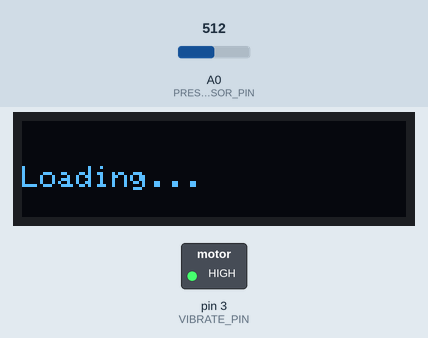
This sketch was run on a simulated Arduino Uno, built with avr-gcc and run on an emulated ATmega328P. On the bench: 128×32 one-colour display, switched loads named in the sketch (green lamp = pin HIGH). The inputs (shaded band) are chosen by the test bench; at power-on: A0 (PRESSURE_SENSOR_PIN) = 512. What the sketch prints to the serial monitor is not drawn.

Above: at 0.1 s.
At 2.3 s:
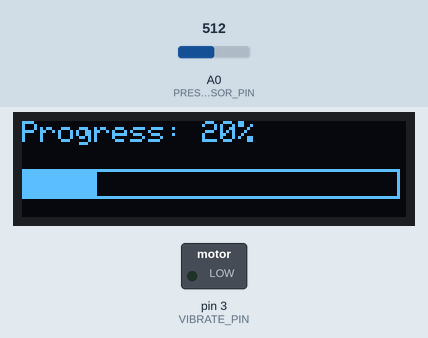
At 7.3 s:
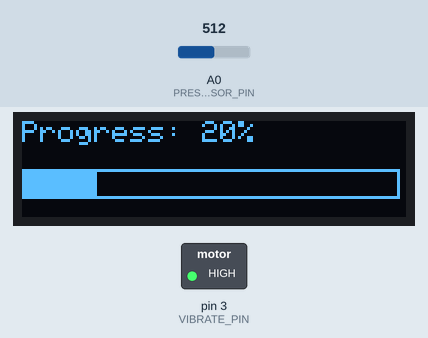
Timing chart, 0 to 8.8 s (numbered marks = the images above):
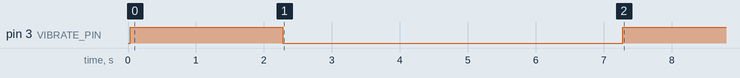

Measured:
- by itself, pin 3 (VIBRATE_PIN): HIGH → LOW at 2.3 s, → HIGH 5.0 s later

The sketch:

screen-vibrate.ino
```cpp
#include <Wire.h>
#include <Adafruit_GFX.h>
#include <Adafruit_SSD1306.h>

// 定义OLED屏幕尺寸
#define SCREEN_WIDTH 128
#define SCREEN_HEIGHT 32
// 创建OLED对象，使用I2C接口，复位引脚设为-1（无复位引脚）
Adafruit_SSD1306 display(SCREEN_WIDTH, SCREEN_HEIGHT, &Wire, -1);

// 定义引脚
#define PRESSURE_SENSOR_PIN A0    // 压力传感器连接到模拟引脚A0
#define VIBRATE_PIN 3   // 震动模块连接到数字引脚3

// 全局变量
int progress = 0; // 进度值，范围0-100
bool pressureDetected = false; // 压力检测标志
bool lastPressureState = false; // 上一次压力状态
unsigned long lastDebounceTime = 0; // 去抖动时间戳
const unsigned long DEBOUNCE_DELAY = 200; // 去抖动延时时间（毫秒），压力传感器响应较慢，延时可适当增加
bool vibrationActive = true; // 震动是否激活
unsigned long vibrationStopTime = 0; // 震动停止后开始计时的时间戳
const unsigned long VIBRATION_PAUSE_DURATION = 5000; // 震动暂停持续时间（5秒）
const int PRESSURE_THRESHOLD = 300; // 压力传感器阈值，可根据实际情况调整

void setup() {
  // 初始化串口通信，用于调试
  Serial.begin(9600);

  // 初始化OLED屏幕
  if (!display.begin(SSD1306_SWITCHCAPVCC, 0x3C)) { // 0x3C是常见的I2C地址
    Serial.println(F("SSD1306 allocation failed"));
    for (;;); // 如果初始化失败，停止程序
  }

  // 清空屏幕
  display.clearDisplay();
  display.setTextSize(1);
  display.setTextColor(SSD1306_WHITE);

  // 设置压力传感器引脚为输入
  pinMode(PRESSURE_SENSOR_PIN, INPUT);
  // 设置震动模块引脚为输出
  pinMode(VIBRATE_PIN, OUTPUT);

  // 初始状态：震动开启
  digitalWrite(VIBRATE_PIN, HIGH);

  // 显示初始加载画面
  showLoadingScreen();
  updateDisplay();
}

void loop() {
  // 读取压力传感器当前值
  int sensorValue = analogRead(PRESSURE_SENSOR_PIN);
  bool currentPressureState = (sensorValue > PRESSURE_THRESHOLD);

  // --- 压力传感器去抖动逻辑 ---
  if (currentPressureState != lastPressureState) {
    lastDebounceTime = millis();
  }

  if ((millis() - lastDebounceTime) > DEBOUNCE_DELAY) {
    if (currentPressureState != pressureDetected) {
      pressureDetected = currentPressureState;
      if (pressureDetected) { // 检测到压力（模拟按钮被按下）
        handlePressureDetected();
      }
    }
  }
  lastPressureState = currentPressureState;
  // --- 压力传感器去抖动逻辑结束 ---

  // --- 震动模块控制逻辑 ---
  // 检查是否处于暂停震动的状态
  if (!vibrationActive) {
    // 检查暂停时间是否已到
    if (millis() - vibrationStopTime >= VIBRATION_PAUSE_DURATION) {
      // 暂停时间到了，恢复震动
      if (progress < 100) { // 只有进度未满100%才恢复
        digitalWrite(VIBRATE_PIN, HIGH);
        vibrationActive = true;
        Serial.println("Vibration resumed after pause.");
      }
      // 如果进度已满100%，则vibrationActive保持false，震动不会恢复
    }
  }
  // --- 震动模块控制逻辑结束 ---

  // 为了防止主循环过快执行，可以加个小延时
  delay(10);
}

void handlePressureDetected() {
  // 每次检测到压力，进度增加20%
  progress += 20;
  if (progress > 100) {
    progress = 100; // 确保最大值为100%
  }

  // 更新OLED显示
  updateDisplay();

  // 控制震动模块
  if (progress == 100) {
    // 进度达到100%，永久停止震动
    digitalWrite(VIBRATE_PIN, LOW);
    vibrationActive = false;
    Serial.println("Progress reached 100%. Vibration stopped permanently.");
  } else {
    // 进度未满100%，暂停震动5秒
    digitalWrite(VIBRATE_PIN, LOW);
    vibrationActive = false;
    vibrationStopTime = millis(); // 记录暂停开始时间
    Serial.println("Pressure detected. Vibration paused for 5 seconds.");
  }
}

void updateDisplay() {
  // 清空屏幕缓冲区
  display.clearDisplay();

  // 显示进度百分比文字
  display.setCursor(0, 0);
  display.print("Progress: ");
  display.print(progress);
  display.println("%");

  // 绘制进度条边框
  int barX = 0;
  int barY = 16;
  int barWidth = SCREEN_WIDTH - 2; // 留出边框空间
  int barHeight = 10;
  display.drawRect(barX, barY, barWidth, barHeight, SSD1306_WHITE);

  // 计算并绘制进度条填充部分
  int fillWidth = (progress * (barWidth - 2)) / 100; // 计算填充宽度，减去边框
  display.fillRect(barX + 1, barY + 1, fillWidth, barHeight - 2, SSD1306_WHITE);

  // 将缓冲区内容刷新到屏幕上
  display.display();
}

// 显示加载画面
void showLoadingScreen() {
  display.clearDisplay();
  display.setCursor(0, 15);
  display.println("Loading...");
  display.display();
  delay(2000); // 显示2秒加载画面
}
```
